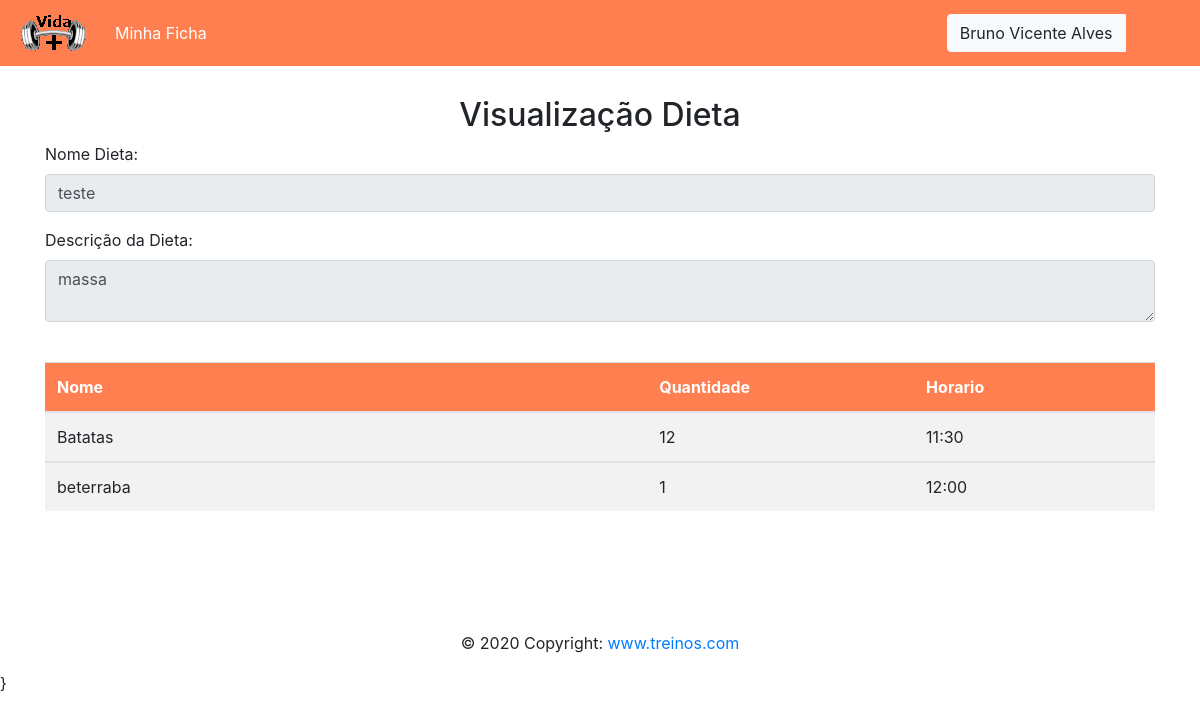
Screenshot of /App/view/VisualizaDieta.php?id=2 (signed in) with the database file from the repository.
### tables this page shows
CREATE TABLE `refeicao` (
  `id_refeicao` int(11) NOT NULL,
  `nome_refeicao` varchar(200) DEFAULT NULL,
  `descricao_refeicao` varchar(300) DEFAULT NULL,
  `data_criacao` date DEFAULT NULL,
  `id_ficha` int(11) DEFAULT NULL
);

CREATE TABLE `alimento` (
  `id_alimento` int(11) NOT NULL,
  `alimento` varchar(45) DEFAULT NULL,
  `quantidade` varchar(45) DEFAULT NULL,
  `horario_refeicao` varchar(30) DEFAULT NULL,
  `id_refeicao` int(11) DEFAULT NULL
);

### App/Modal/CrudRefeicao.php (called while the page is built, shortened)
<?php
function buscarTodoRefeicaoId($id_refeicao){
    $pdo=conexao();
    $stmt = $pdo->prepare("SELECT * FROM refeicao WHERE id_refeicao=:valor1");
    $stmt->bindValue(":valor1",$id_refeicao);
    $stmt->execute();
    $users = $stmt->fetchAll(PDO::FETCH_ASSOC);
    foreach( $users as $user){
        $nome_refeicao=$user['nome_refeicao'];
        $descricao_refeicao=$user['descricao_refeicao'];
    }
    if($users!= NULL){
        return array($nome_refeicao,$descricao_refeicao);
    }
}

### App/Controller/ControllerRefeicao.php (called while the page is built, shortened)
<?php
require_once '../Modal/CrudRefeicao.php';
require_once '../Modal/CrudAlimento.php';
function buscarTodoIdRefeicao($id_refeicao){
    $resultado= buscarTodoRefeicaoId($id_refeicao);
    return $resultado;
}

### App/Modal/CrudAlimento.php (called while the page is built, shortened)
<?php
function buscarTodosAlimentos($id_refeicao){
    $pdo=conexao();
    $stmt = $pdo->prepare("SELECT * FROM alimento WHERE id_refeicao=:valor1 order by horario_refeicao ");
    $stmt->bindValue(":valor1",$id_refeicao);
    $stmt->execute();
    $users = $stmt->fetchAll(PDO::FETCH_ASSOC);
    $total = count($users);
    if($total!= NULL){
        return $users;
    }else{
        return null;
    }
}

### App/Controller/ControllerAlimento.php (called while the page is built, shortened)
<?php
require_once '../Modal/CrudAlimento.php';
function buscarAlimentos($id_refeicao){
    $resultado=buscarTodosAlimentos($id_refeicao);
    return $resultado;
}

### App/view/VisualizaDieta.php (the view, shortened to what this page needs)
<?php
require_once '../Controller/ControllerRefeicao.php';
require_once '../Controller/ControllerAlimento.php';
?>
<!doctype html>
<html lang="br">
<head>
    <link rel="stylesheet" href="https://stackpath.bootstrapcdn.com/bootstrap/4.4.1/css/bootstrap.min.css">
</head>
<body>
<?php include('../view/Menu.php') ?>
<br>
<br>
<br>
<br>
<div align="center">
    <h2> Visualização Dieta </h2>
</div>
<div class="container">
    <?php
    $id_refeicao=$_GET['id'];
    $resultado=buscarTodoIdRefeicao($id_refeicao)?>
    <div class="row">
        <div class="form-group col-md-12">
            <label for="inputEmail4">Nome Dieta: </label>
            <fieldset disabled>
                <input name="nomeTreino" type="text"  required class="form-control" id="nomeTreino"  value="<?=$resultado[0]?>">
            </fieldset>
        </div>
    </div>
    <div class="row">
        <div class="form-group col-md-12">
            <label for="inputEmail4">Descrição da Dieta:</label>
            <fieldset disabled>
                <textarea name="descricaoTreino"   class="form-control"  ><?=$resultado[1]?></textarea>
            </fieldset>
        </div>
    </div>
    <br>
    <div class="row">
        <div class="form-group col-md-12">
            <div class="table">
                <table class="table-striped table-responsive-xl" id="minhaTabela">
                    <thead>
                    <tr>
                        <th  class="table-dark" style='width: 20%;background-color: #FF7F50;'>Nome</th>
                        <th class="table-dark" style='width: 8%;background-color: #FF7F50;'>Quantidade</th>
                        <th class="table-dark" style='width: 8%;background-color: #FF7F50;'>Horario </th>
                    </tr>
                    </thead>
                    <?php  $resultado=buscarAlimentos($id_refeicao);
                    if(isset($resultado)){
                        foreach ($resultado as $linhas){?>
                            <tbody>
                            <tr>
                                <td><?=$linhas['alimento']?></td>
                                <td><?=$linhas['quantidade']?></td>
                                <td><?=$linhas['horario_refeicao']?></td>
                            </tr>
                            </tbody>
                        <?php }}?>
                </table>
            </div>
        </div>
    </div>
</div>
<br>
<br>
<br>
<?php include('../view/footer.php') ?>
</body>
</html>

### rows the page displays
refeicao: nomeTreino "teste", descricaoTreino "massa"
alimento: alimento "Batatas", quantidade "12", horario_refeicao "11:30"
alimento: alimento "beterraba", quantidade "1", horario_refeicao "12:00"

### other values shown
$_SESSION['usuario'] "Bruno Vicente"
$_SESSION['sobrenome_usuario'] "Alves"
